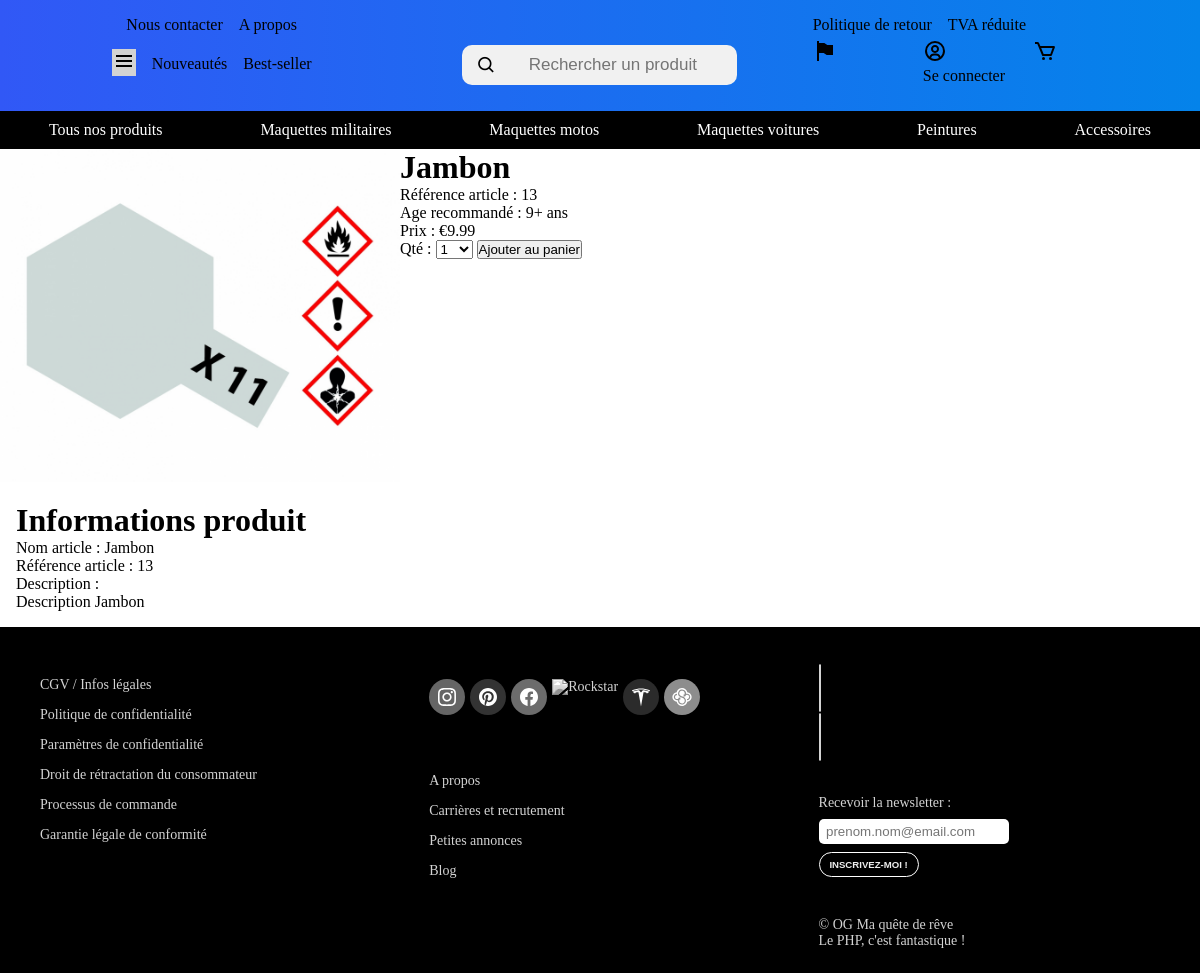
The app's page /pages/produit.php?id_produit=13, older data.
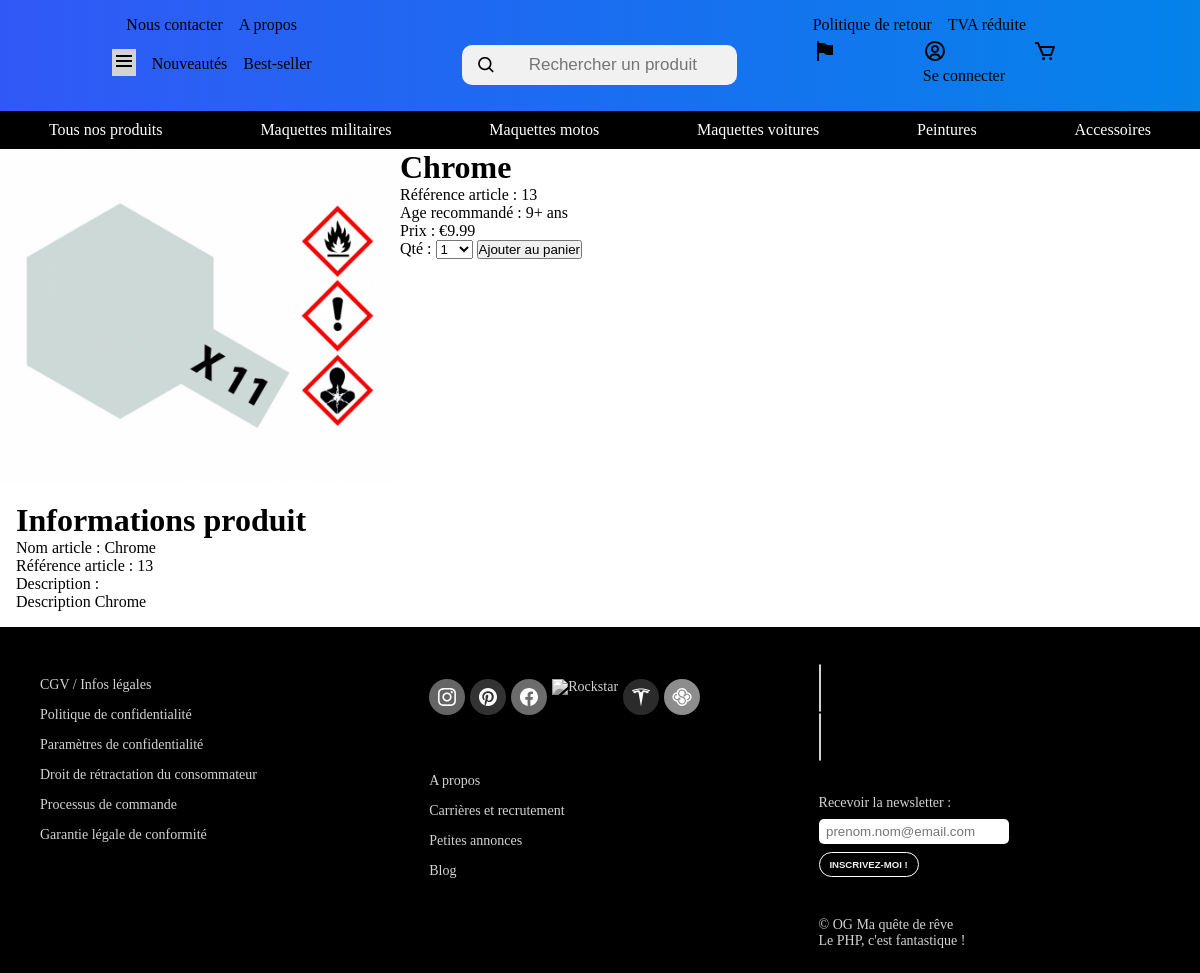
The same page, newer data.
### tables this page shows
CREATE TABLE `produits` (
  `id_produit` int(11) NOT NULL,
  `nom_produit` varchar(255) NOT NULL,
  `echelle` varchar(10) DEFAULT NULL,
  `id_categorie` int(11) NOT NULL,
  `quantite` int(11) NOT NULL,
  `prix` decimal(8,2) NOT NULL,
  `id_marque` int(11) NOT NULL,
  `description` text NOT NULL,
  `age_recommande` varchar(4) NOT NULL,
  `reference_image` varchar(255) DEFAULT NULL
);

### pages/produit.php (the view, shortened to what this page needs)
<?php
require_once(__DIR__ . '/../Connexion/functions.php');
if (isset($_GET["id_produit"])) {
    $ref_article = intval($_GET["id_produit"]);
} else {
    echo "Probleme de recuperation de la variable id_produit!";
}
$stmt = $mysqlClient->prepare('SELECT * FROM produits WHERE id_produit = :ref_article');
$stmt->bindParam(':ref_article', $ref_article, PDO::PARAM_INT);
$stmt->execute();
$row = $stmt->fetch(PDO::FETCH_ASSOC);
?>
<!DOCTYPE html>
<html lang="fr">
<head>
    <?php require_once(__DIR__ . '/importCSS.php'); ?>
</head>
<body>
    <header>
        <?php require_once(__DIR__ . '/header.php'); ?>
    </header>
    <div class=container>
        <div class="boite-image">
            <img class="boite-image" src="../Ressources/assets_produits/<?= $row['reference_image'] ?>"
                title="<?= $row['reference_image'] ?>" alt="<?= $row['reference_image'] ?>" />
        </div>
        <div class=infos_generales>
            <?php
            echo "<h1>" . $row['nom_produit'] . "</h1>";
            echo "<p>Référence article : " . $row['id_produit'] . "</p>";
            echo "<p>Age recommandé : " . $row['age_recommande'] . " ans</p>";
            echo "<p>Prix : €" . $row['prix'] . " </p>";
            ?>
            <form action="./panier.php" method="post">
                <label for="nombre">Qté :</label>
                <select id="nombre" name="nombre">
                    <?php
                    for ($i = 1; $i <= $row['quantite']; $i++) {
                        echo '<option value="' . $i . '">' . $i . '</option>';
                    }
                    ?>
                </select>
                <button type="submit">Ajouter au panier</button>
            </form>
        </div>
    </div>
    <div class="description-produit">
        <h1>Informations produit</h1>
        <?php
        echo "<p>Nom article : " . $row['nom_produit'] . "</p>";
        echo "<p>Référence article : " . $row['id_produit'] . "</p>";
        echo "<p>Description : </p>";
        echo "<p>" . $row['description'] . "</p>";
        ?>
    </div>
    <footer>
        <?php require_once(__DIR__ . '/footer.php'); ?>
    </footer>
</body>
</html>

Row changes from the older to the newer data that the page shows:
changed produits id 13: nom_produit "Jambon" → "Chrome"; description "Description Jambon" → "Description Chrome"
